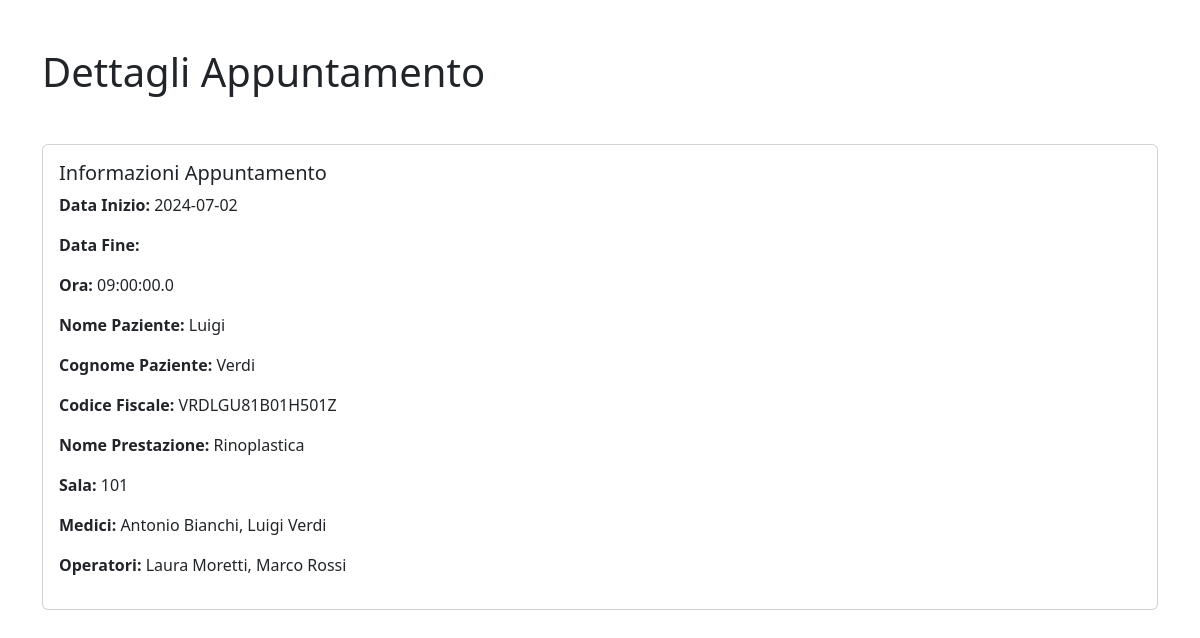
The app's page /src/view/medico/profilo_appuntamento.php?idPrestazione=2 with its own data.
### tables this page shows
CREATE TABLE `prestazione` (
  `idPaziente` int(6) NOT NULL,
  `idPrestazione` int(6) NOT NULL,
  `dataInizio` date NOT NULL,
  `dataFine` date DEFAULT NULL,
  `codicePrestazione` varchar(6) NOT NULL,
  `ora` time(1) NOT NULL,
  `sala` int(3) NOT NULL
);

CREATE TABLE `paziente` (
  `idPaziente` int(6) NOT NULL,
  `nome` varchar(20) NOT NULL,
  `cognome` varchar(20) NOT NULL,
  `CF` varchar(16) DEFAULT NULL,
  `email` varchar(300) NOT NULL,
  `dataNascita` date NOT NULL,
  `luogoNascita` varchar(20) NOT NULL,
  `recapitoTelefonico` int(20) NOT NULL,
  `note` varchar(255) DEFAULT NULL
);

CREATE TABLE `listino` (
  `codicePrestazione` varchar(6) NOT NULL,
  `nome` varchar(50) NOT NULL,
  `costo` decimal(8,0) NOT NULL
);

### src/view/medico/profilo_appuntamento.php (the view, shortened to what this page needs)
<?php
include_once("../../includes/database.php");
$id = isset($_GET['idPrestazione']) ? mysqli_real_escape_string($con, $_GET['idPrestazione']) : '';
$get_appuntamento = "SELECT prestazione.idPrestazione, prestazione.codicePrestazione, prestazione.sala AS numeroSala,
                prestazione.idPaziente, prestazione.dataInizio, prestazione.dataFine, prestazione.ora, listino.nome,
                paziente.nome AS nome_paziente, paziente.cognome AS cognome_paziente, paziente.CF,
                GROUP_CONCAT(DISTINCT CONCAT(medico.nome, ' ', medico.cognome) SEPARATOR ', ') AS medici_coinvolti,
                GROUP_CONCAT(DISTINCT CONCAT(operatore.nome, ' ', operatore.cognome) SEPARATOR ', ') AS operatori_coinvolti
                FROM prestazione
                INNER JOIN paziente ON prestazione.idPaziente = paziente.idPaziente
                LEFT JOIN responsabile ON prestazione.idPrestazione = responsabile.idPrestazione
                LEFT JOIN assistente ON prestazione.idPrestazione = assistente.idPrestazione
                LEFT JOIN listino ON prestazione.codicePrestazione = listino.codicePrestazione
                LEFT JOIN medico ON responsabile.nBadge = medico.nBadge
                LEFT JOIN operatore ON assistente.nBadge = operatore.nBadge
                WHERE prestazione.idPrestazione = ?
                ";
$stmt = mysqli_prepare($con, $get_appuntamento);
mysqli_stmt_bind_param($stmt, "i", $id);
mysqli_stmt_execute($stmt);
$result = mysqli_stmt_get_result($stmt);
?>
<!DOCTYPE html>
<html lang="en">
<head>
    <link href="https://cdn.jsdelivr.net/npm/bootstrap@5.3.0-alpha1/dist/css/bootstrap.min.css" rel="stylesheet">
</head>
<body>
<div class="container py-5">
    <h1 class="mb-5">Dettagli Appuntamento</h1>
    <?php
    if ($result && mysqli_num_rows($result) > 0) {
        $appuntamento = mysqli_fetch_assoc($result);
        ?>
        <div class="card mb-3">
            <div class="card-body">
                <h5 class="card-title">Informazioni Appuntamento</h5>
                <p><strong>Data Inizio:</strong> <?php echo $appuntamento['dataInizio']; ?></p>
                <p><strong>Data Fine:</strong> <?php echo $appuntamento['dataFine']; ?></p>
                <p><strong>Ora:</strong> <?php echo $appuntamento['ora']; ?></p>
                <p><strong>Nome Paziente:</strong> <?php echo $appuntamento['nome_paziente']; ?></p>
                <p><strong>Cognome Paziente:</strong> <?php echo $appuntamento['cognome_paziente']; ?></p>
                <p><strong>Codice Fiscale:</strong> <?php echo $appuntamento['CF']; ?></p>
                <p><strong>Nome Prestazione:</strong> <?php echo $appuntamento['nome']; ?></p>
                <p><strong>Sala:</strong> <?php echo $appuntamento['numeroSala']; ?></p>
                <p><strong>Medici:</strong> <?php echo $appuntamento['medici_coinvolti']; ?></p>
                <p><strong>Operatori:</strong> <?php echo $appuntamento['operatori_coinvolti']; ?></p>
            </div>
        </div>
        <?php
    } else {
        echo "<p>Nessun appuntamento trovato.</p>";
    }
    ?>
</div>
</body>
</html>

### records on screen
prestazione: dataInizio "2024-07-02", ora "09:00:00.0", idPaziente.nome "Luigi", idPaziente.cognome "Verdi", idPaziente.CF "VRDLGU81B01H501Z", codicePrestazione.nome "Rinoplastica", sala "101"

### other values on screen
$appuntamento['medici_coinvolti'] "Antonio Bianchi, Luigi Verdi"
$appuntamento['operatori_coinvolti'] "Laura Moretti, Marco Rossi"
